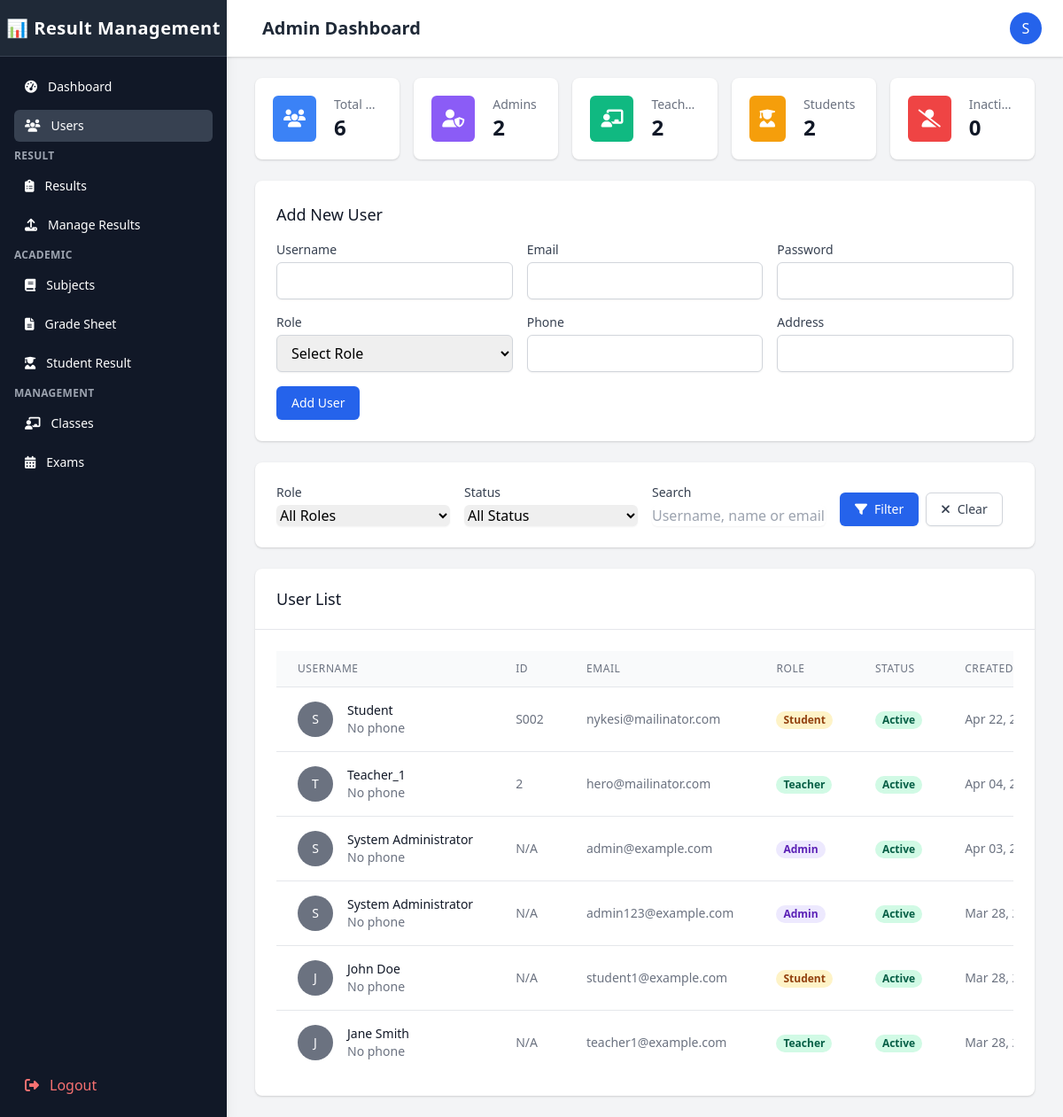
Before: /Admin/users.php (signed in) with the older database file.
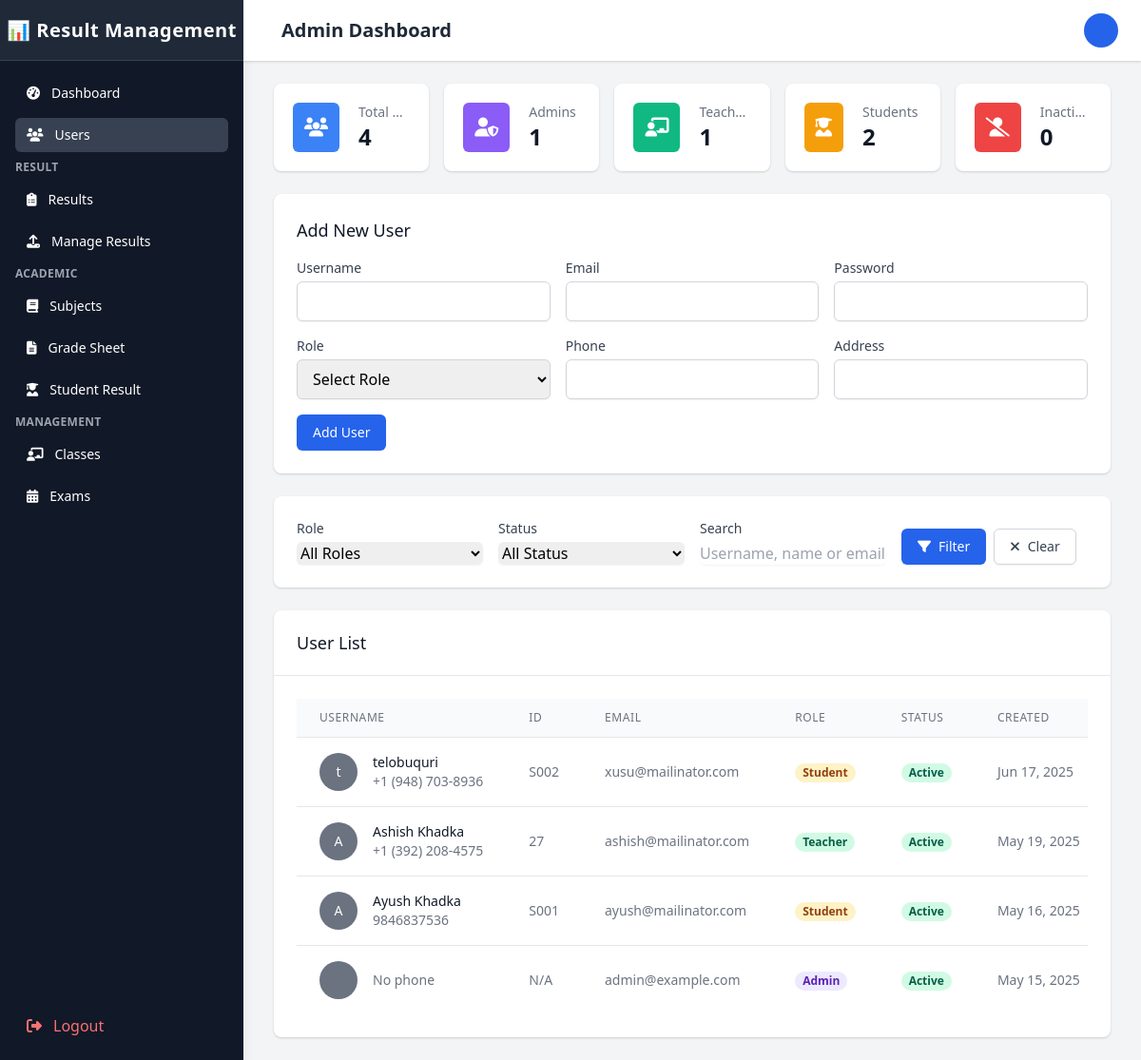
After: the same page with the newer database file.
### tables this page shows
CREATE TABLE `students` (
  `student_id` varchar(20) NOT NULL,
  `user_id` int(11) NOT NULL,
  `roll_number` varchar(20) NOT NULL,
  `registration_number` varchar(30) NOT NULL,
  `class_id` int(11) DEFAULT NULL,
  `batch_year` year(4) NOT NULL,
  `date_of_birth` date DEFAULT NULL,
  `gender` enum('male','female','other') DEFAULT NULL,
  `address` text DEFAULT NULL,
  `phone` varchar(20) DEFAULT NULL,
  `parent_name` varchar(100) DEFAULT NULL,
  `parent_phone` varchar(20) DEFAULT NULL,
  `parent_email` varchar(100) DEFAULT NULL,
  `is_active` tinyint(1) NOT NULL DEFAULT 1,
  `created_at` timestamp NOT NULL DEFAULT current_timestamp(),
  `updated_at` timestamp NOT NULL DEFAULT current_timestamp() ON UPDATE current_timestamp(),
  `section_id` int(11) DEFAULT NULL
);

CREATE TABLE `users` (
  `user_id` int(11) NOT NULL,
  `username` varchar(50) NOT NULL,
  `password` varchar(255) NOT NULL,
  `full_name` varchar(100) NOT NULL,
  `email` varchar(100) NOT NULL,
  `gender` enum('male','female','other') DEFAULT NULL,
  `role` enum('admin','teacher','student') NOT NULL,
  `status` enum('active','inactive','pending','locked') DEFAULT 'active',
  `profile_image` varchar(255) DEFAULT NULL,
  `last_login` datetime DEFAULT NULL,
  `failed_login_attempts` int(11) NOT NULL DEFAULT 0,
  `last_failed_login` datetime DEFAULT NULL,
  `password_reset_token` varchar(100) DEFAULT NULL,
  `password_reset_expires` datetime DEFAULT NULL,
  `email_verified` tinyint(1) NOT NULL DEFAULT 0,
  `email_verification_token` varchar(100) DEFAULT NULL,
  `created_at` timestamp NOT NULL DEFAULT current_timestamp(),
  `updated_at` timestamp NOT NULL DEFAULT current_timestamp() ON UPDATE current_timestamp(),
  `phone` varchar(20) DEFAULT NULL,
  `address` varchar(255) DEFAULT NULL
);

CREATE TABLE `teachers` (
  `teacher_id` int(11) NOT NULL,
  `user_id` int(11) NOT NULL,
  `employee_id` varchar(20) NOT NULL,
  `qualification` varchar(100) DEFAULT NULL,
  `experience` varchar(255) DEFAULT NULL,
  `department` varchar(50) DEFAULT NULL,
  `joining_date` date DEFAULT NULL,
  `phone` varchar(20) DEFAULT NULL,
  `address` text DEFAULT NULL,
  `is_active` tinyint(1) NOT NULL DEFAULT 1,
  `created_at` timestamp NOT NULL DEFAULT current_timestamp(),
  `updated_at` timestamp NOT NULL DEFAULT current_timestamp() ON UPDATE current_timestamp()
);

### Admin/users.php (the view, shortened to what the changed rows need)
<?php
$conn = new mysqli('localhost', 'root', '', 'result_management');
$query = "SELECT u.*,
          s.student_id, s.roll_number, s.class_id,
          t.teacher_id, t.qualification
          FROM users u
          LEFT JOIN students s ON u.user_id = s.user_id
          LEFT JOIN teachers t ON u.user_id = t.user_id
          WHERE 1=1";
$query .= " ORDER BY u.created_at DESC";
$stmt = $conn->prepare($query);
$stmt->execute();
$result = $stmt->get_result();
$users = [];
while ($row = $result->fetch_assoc()) {
    $users[] = $row;
}
$admin_count = 0;
$teacher_count = 0;
foreach ($users as $user) {
    if ($user['role'] == 'admin') $admin_count++;
    if ($user['role'] == 'teacher') $teacher_count++;
}
?>
<!DOCTYPE html>
<html lang="en">
<head>
    <link href="https://cdn.tailwindcss.com" rel="stylesheet">
    <link rel="stylesheet" href="https://cdnjs.cloudflare.com/ajax/libs/font-awesome/6.4.0/css/all.min.css">
</head>
<body class="bg-gray-100">
    <div class="flex h-screen overflow-hidden">
        <?php include 'sidebar.php'; ?>
        <?php include 'mobile_sidebar.php';
        ?>
        <div class="flex flex-col flex-1 w-0 overflow-hidden">
            <?php include 'topBar.php'; ?>
            <main class="flex-1 relative overflow-y-auto focus:outline-none">
                <div class="py-6">
                    <div class="max-w-7xl mx-auto px-4 sm:px-6 md:px-8">
                        <div class="grid grid-cols-1 sm:grid-cols-2 lg:grid-cols-5 gap-4 mb-6">
                            <div class="bg-white overflow-hidden shadow rounded-lg">
                                <div class="p-5">
                                    <div class="flex items-center">
                                        <div class="ml-5 w-0 flex-1">
                                            <dl>
                                                <dd class="flex items-baseline">
                                                    <div class="text-2xl font-semibold text-gray-900"><?php echo count($users); ?></div>
                                                </dd>
                                            </dl>
                                        </div>
                                    </div>
                                </div>
                            </div>
                            <div class="bg-white overflow-hidden shadow rounded-lg">
                                <div class="p-5">
                                    <div class="flex items-center">
                                        <div class="ml-5 w-0 flex-1">
                                            <dl>
                                                <dd class="flex items-baseline">
                                                    <div class="text-2xl font-semibold text-gray-900"><?php echo $admin_count; ?></div>
                                                </dd>
                                            </dl>
                                        </div>
                                    </div>
                                </div>
                            </div>
                            <div class="bg-white overflow-hidden shadow rounded-lg">
                                <div class="p-5">
                                    <div class="flex items-center">
                                        <div class="ml-5 w-0 flex-1">
                                            <dl>
                                                <dd class="flex items-baseline">
                                                    <div class="text-2xl font-semibold text-gray-900"><?php echo $teacher_count; ?></div>
                                                </dd>
                                            </dl>
                                        </div>
                                    </div>
                                </div>
                            </div>
                        </div>
                        <div class="bg-white shadow rounded-lg p-6 mb-6">
                            <h2 class="text-lg font-medium text-gray-900 mb-4">Add New User</h2>
                        </div>
                        <div class="bg-white shadow rounded-lg overflow-hidden">
                            <div class="px-4 py-5 border-b border-gray-200 sm:px-6">
                                <h2 class="text-lg font-medium text-gray-900">User List</h2>
                            </div>
                            <div class="px-4 py-5 sm:p-6">
                                <div class="overflow-x-auto">
                                    <table class="min-w-full divide-y divide-gray-200">
                                        <thead class="bg-gray-50">
                                            <tr>
                                                <th scope="col" class="px-6 py-3 text-left text-xs font-medium text-gray-500 uppercase tracking-wider">Username</th>
                                                <th scope="col" class="px-6 py-3 text-left text-xs font-medium text-gray-500 uppercase tracking-wider">ID</th>
                                                <th scope="col" class="px-6 py-3 text-left text-xs font-medium text-gray-500 uppercase tracking-wider">Email</th>
                                                <th scope="col" class="px-6 py-3 text-left text-xs font-medium text-gray-500 uppercase tracking-wider">Role</th>
                                                <th scope="col" class="px-6 py-3 text-left text-xs font-medium text-gray-500 uppercase tracking-wider">Status</th>
                                                <th scope="col" class="px-6 py-3 text-left text-xs font-medium text-gray-500 uppercase tracking-wider">Created</th>
                                            </tr>
                                        </thead>
                                        <tbody class="bg-white divide-y divide-gray-200">
                                            <?php if (empty($users)): ?>
                                            <tr>
                                                <td colspan="7" class="px-6 py-4 text-center text-sm text-gray-500">No users found.</td>
                                            </tr>
                                            <?php else: ?>
                                                <?php foreach ($users as $user): ?>
                                                <tr>
                                                    <td class="px-6 py-4 whitespace-nowrap">
                                                        <div class="flex items-center">
                                                            <div class="flex-shrink-0 h-10 w-10">
                                                                <?php if (isset($user['profile_image']) && $user['profile_image']): ?>
                                                                    <img class="h-10 w-10 rounded-full" src="<?php echo $user['profile_image']; ?>" alt="Profile image">
                                                                <?php else: ?>
                                                                    <span class="inline-flex items-center justify-center h-10 w-10 rounded-full bg-gray-500">
                                                                        <span class="text-sm font-medium leading-none text-white"><?php echo substr($user['full_name'], 0, 1); ?></span>
                                                                    </span>
                                                                <?php endif; ?>
                                                            </div>
                                                            <div class="ml-4">
                                                                <div class="text-sm font-medium text-gray-900"><?php echo $user['full_name']; ?></div>
                                                                <div class="text-sm text-gray-500"><?php echo $user['phone'] ? $user['phone'] : 'No phone'; ?></div>
                                                            </div>
                                                        </div>
                                                    </td>
                                                    <td class="px-6 py-4 whitespace-nowrap text-sm text-gray-500">
                                                        <?php
                                                        if ($user['role'] == 'student' && isset($user['student_id'])) {
                                                            echo $user['student_id'];
                                                        } elseif ($user['role'] == 'teacher' && isset($user['teacher_id'])) {
                                                            echo $user['teacher_id'];
                                                        } else {
                                                            echo 'N/A';
                                                        }
                                                        ?>
                                                    </td>
                                                    <td class="px-6 py-4 whitespace-nowrap text-sm text-gray-500"><?php echo $user['email']; ?></td>
                                                    <td class="px-6 py-4 whitespace-nowrap text-sm text-gray-500">
                                                        <span class="px-2 inline-flex text-xs leading-5 font-semibold rounded-full
                                                            <?php
                                                            if ($user['role'] == 'admin') echo 'bg-purple-100 text-purple-800';
                                                            elseif ($user['role'] == 'teacher') echo 'bg-green-100 text-green-800';
                                                            else echo 'bg-yellow-100 text-yellow-800';
                                                            ?>">
                                                            <?php echo ucfirst($user['role']); ?>
                                                        </span>
                                                    </td>
                                                    <td class="px-6 py-4 whitespace-nowrap text-sm text-gray-500">
                                                        <span class="px-2 inline-flex text-xs leading-5 font-semibold rounded-full
                                                            <?php echo $user['status'] == 'active' ? 'bg-green-100 text-green-800' : 'bg-red-100 text-red-800'; ?>">
                                                            <?php echo ucfirst($user['status']); ?>
                                                        </span>
                                                    </td>
                                                    <td class="px-6 py-4 whitespace-nowrap text-sm text-gray-500"><?php echo date('M d, Y', strtotime($user['created_at'])); ?></td>
                                                </tr>
                                                <?php endforeach; ?>
                                            <?php endif; ?>
                                        </tbody>
                                    </table>
                                </div>
                            </div>
                        </div>
                    </div>
                </div>
            </main>
        </div>
    </div>
</body>
</html>

### Admin/topBar.php (shortened to what the changed rows need)
<link href="https://cdn.jsdelivr.net/npm/tailwindcss@2.2.19/dist/tailwind.min.css" rel="stylesheet">
<div class="relative z-10 flex-shrink-0 flex h-16 bg-white dark:bg-gray-900 shadow px-4 md:px-6">
    <div class="flex-1 flex items-center justify-between ml-4">
        <h1 class="text-xl font-semibold text-gray-800 dark:text-gray-100">Admin Dashboard</h1>
        <div class="flex items-center space-x-4">
            <div class="relative" id="profile-menu">
                <button class="flex items-center justify-center h-9 w-9 rounded-full bg-blue-600 text-white focus:outline-none" id="profile-button">
                    <?= isset($_SESSION['full_name']) ? substr($_SESSION['full_name'], 0, 1) : 'A'; ?>
                </button>
            </div>
        </div>
    </div>
</div>

Changed rows visible on the page:
removed teachers: user.full_name "T", user.full_name "Teacher_1", shows "No phone", teacher_id "2", user.email "hero@mailinator.com", user.role "Teacher", user.status "Active", user.created_at "Apr 04,…"
removed users: full_name "S", full_name "System Administrator", shows "No phone", shows "N/A", email "admin@example.com", role "Admin", status "Active", created_at "Apr 03,…"
removed students: user.full_name "S", user.full_name "System Administrator", shows "No phone", shows "N/A", user.email "admin123@example.com", user.role "Admin", user.status "Active", user.created_at "Mar 28,…"
removed teachers: user.full_name "J", user.full_name "John Doe", shows "No phone", shows "N/A", user.email "student1@example.com", user.role "Student", user.status "Active", user.created_at "Mar 28,…"
removed users: full_name "J", full_name "Jane Smith", shows "No phone", shows "N/A", email "teacher1@example.com", role "Teacher", status "Active", created_at "Mar 28,…"
changed students "S002": user.full_name "S" → "t"; user.full_name "Student" → "telobuquri"; user.phone (not shown) → "+1 (948) 703-8936"; user.email "nykesi@mailinator.com" → "xusu@mailinator.com"; user.created_at "Apr 22,…" → "Jun 17, 2025"; no longer shows "No phone"
added teachers: user.full_name "A", user.full_name "Ashish Khadka", user.phone "+1 (392) 208-4575", teacher_id "27", user.email "ashish@mailinator.com", user.role "Teacher", user.status "Active", user.created_at "May 19, 2025"
added students: user.full_name "A", user.full_name "Ayush Khadka", user.phone "9846837536", student_id "S001", user.email "ayush@mailinator.com", user.role "Student", user.status "Active", user.created_at "May 16, 2025"
added users: shows "No phone", shows "N/A", email "admin@example.com", role "Admin", status "Active", created_at "May 15, 2025"
Other visible differences:
count($users): "6" → "4"
$admin_count: "2" → "1"
$teacher_count: "2" → "1"
substr($_SESSION['full_name'], 0, 1): "S" → (not shown)
